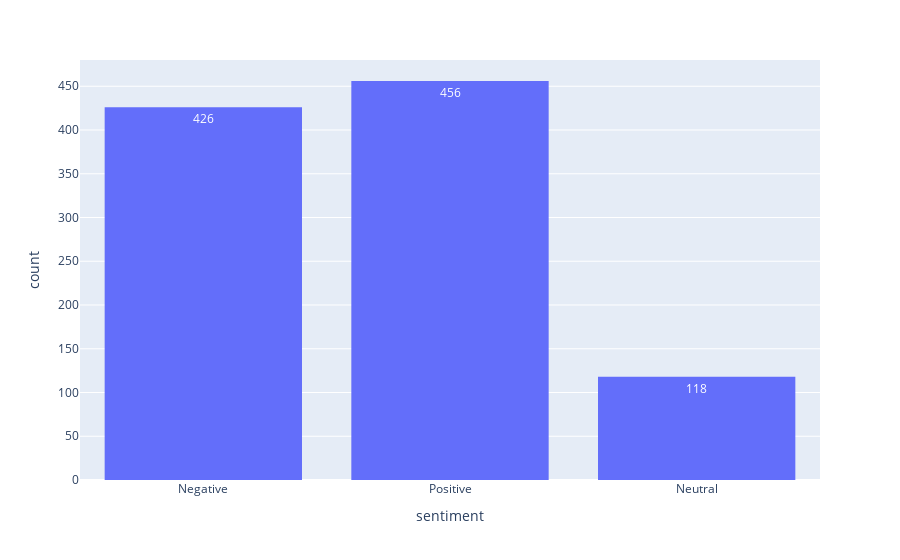

The notebook cell this image was saved under:
### Code cell
fig = px.histogram(reviews, x='sentiment', text_auto=True)
fig.show()

### Figure 1 — Plotly figure (JSON) as saved in the notebook; plotly's stock layout.template omitted (floating-point values rounded to 4 significant figures; data arrays with more than 128 entries replaced by an {"elided": "..."} marker saying what was removed)
{"data": [{"alignmentgroup": "True", "bingroup": "x", "hovertemplate": "sentiment=%{x}<br>count=%{y}<extra></extra>", "legendgroup": "", "marker": {"color": "#636efa", "pattern": {"shape": ""}}, "name": "", "offsetgroup": "", "orientation": "v", "showlegend": false, "texttemplate": "%{value}", "type": "histogram", "x": {"elided": "1000 str values"}, "xaxis": "x", "yaxis": "y"}], "layout": {"barmode": "relative", "legend": {"tracegroupgap": 0}, "margin": {"t": 60}, "xaxis": {"anchor": "y", "domain": [0, 1], "title": {"text": "sentiment"}}, "yaxis": {"anchor": "x", "domain": [0, 1], "title": {"text": "count"}}}}
